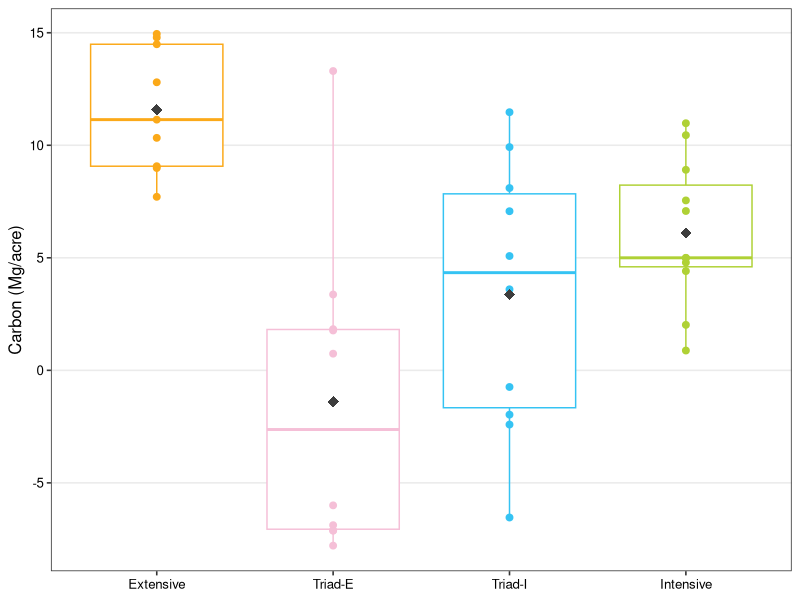
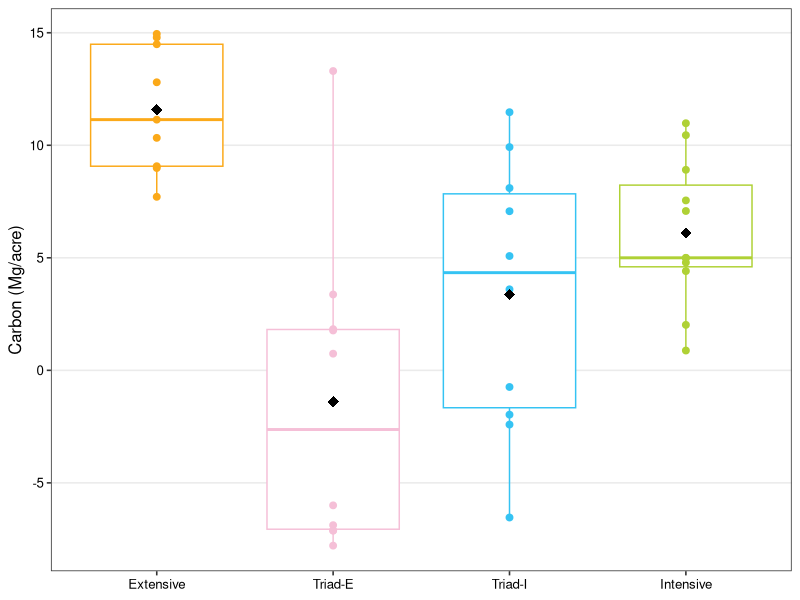
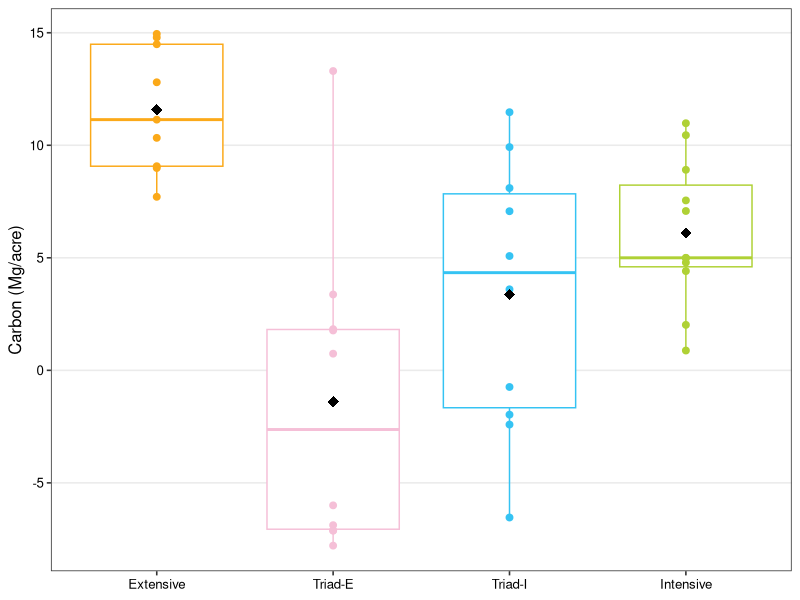
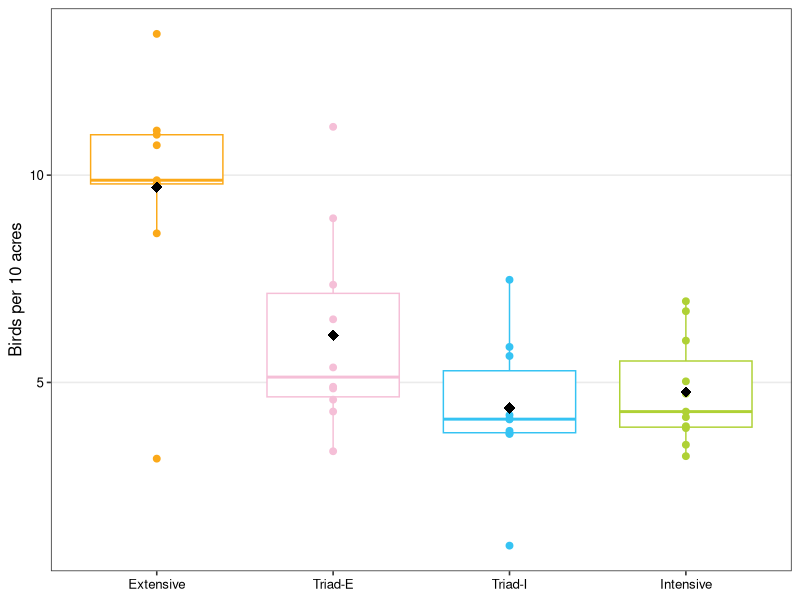
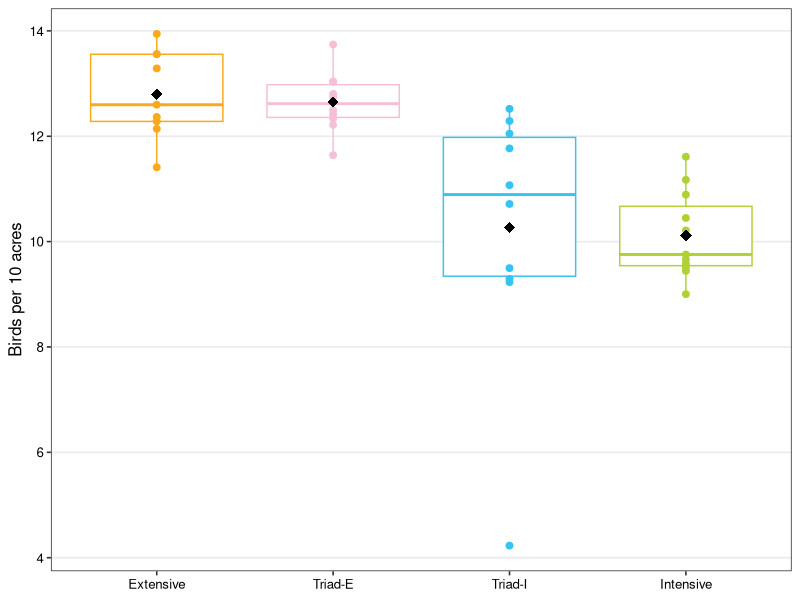
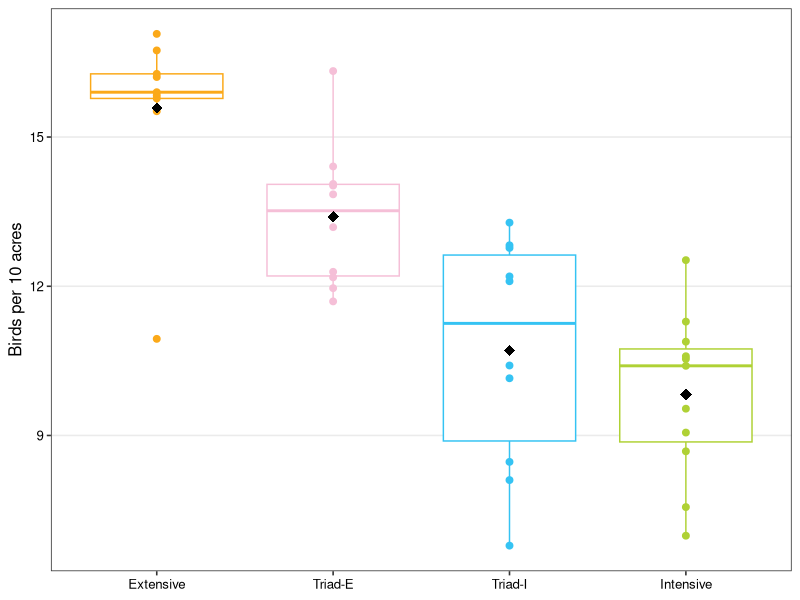
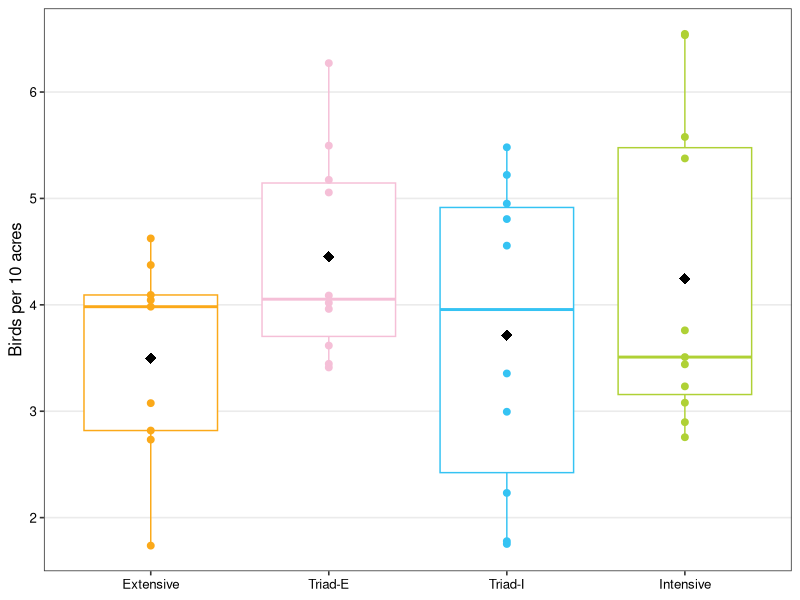
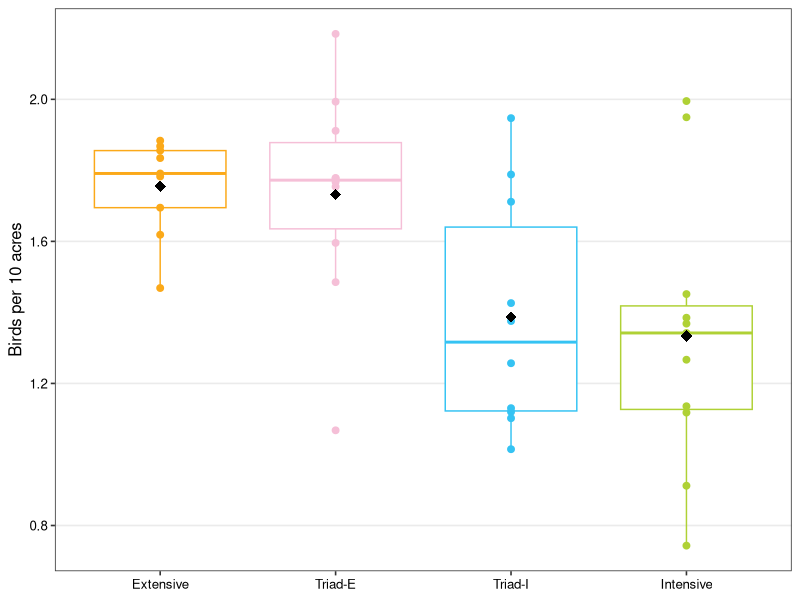

The R source for these figures, in order: (Note: a time limit stopped this script after it produced the figures.)
# 2020-11
# Start first draft of actual power analysis for many response variables

# R packages ----
library(readxl) # Read excel data
library(purrr) # Looping
library(ggplot2) # Plotting
library(dplyr) # Data manip (summarizing)
library(tidyr) # Reshaping

# Dataset ----
# The dataset came in 2020-11-03 from Scott Harris
    # and is stored in the data folder in the project directory

# It is not ready for the power analysis
dat = read_excel(here::here("data", "2020-11-03_ESRF_responses.xlsx"), sheet = 2)

# The response variables of interest are:
    # CARBac = carbon (live and dead trees including roots) in Mg/acre
    # BTYW10 = relative abundance of black-throated gray warbler per 10 acres
    # GCKI10 = relative abundance of golden-crowned kinglet per 10 acres
    # HEWA10 = relative abundance of hermit warbler per 10 acres
    # OCWA10 = relative abundance of orange-crowned warbler per 10 acres
    # RUHU10 = relative abundance of rufous hummingbird per 10 acres
    # WIFL10 = relative abundance of willow flycatcher per 10 acres
    # WIWA10 = relative abundance of Wilson's warbler per 10 acres
    # MAMU10 = relative abundance of marbled murrelet  per 10 acres

# Get these plus watershed, treatment, and period
resps = c("CARBac", 								
          "BTYW10", 
          "GCKI10",
          "HEWA10",
          "OCWA10",
          "RUHU10",
          "WIFL10",
          "WIWA10",
          "MAMU10")

# Keep lower case bird names as assuming
    # I'll put "relative abundance" before in plots and "per 10 acres" after
respnames = c("Carbon (Mg/acre)",
              "Black-throated gray warbler",
              "golden-crowned kinglet",
              "hermit's warbler",
              "orange-crowned warbler",
              "rufous hummingbird",
              "willow flycatcher",
              "Wilson's warbler",
              "marbled murrelet")
names(respnames) = resps

# Per Scott, don't use bird names in axis labels
    # so make a second vector of just the 4 character codes
    # for names of saved plots
respnames2 = c("Carbon", 								
          "BTYW", 
          "GCKI",
          "HEWA",
          "OCWA",
          "RUHU",
          "WIFL",
          "WIWA",
          "MAMU")
names(respnames2) = resps

dat = select(dat, wshed, treatment, period, all_of(resps) )


# Need to do some calculations
# Per Scott
# "For the birds, the comparison should be cumulative over X periods minus period 0." 
# "For example, sum periods 1 through 10 then subtract period 0, for the period 10 analysis"
    # This indicates a cumulative sum per watershed and treatment minus 2*period 0 
    # (since is included in cumsum)
# "For carbon, the comparision will be a "snapshot"." 
# "For example, period 10 carbon minus period 0 carbon, for the period 10 analysis"

respdat = dat %>% 
    group_by(wshed, treatment) %>%
    mutate(across(resps[2:9], ~cumsum(.x) - 2*.x[period == 0]),
           CARBac = CARBac - CARBac[period == 0]) %>%
    ungroup()

# Will need better names for things in plots and tables
# Fix treatment names
treat = data.frame(treatment = unique(respdat$treatment),
                   Treatment = c("Triad-I", "Triad-E", "Intensive", "Extensive") )
respdat = left_join(treat, respdat, by = "treatment") %>%
    select(-treatment)

# Periods should be replaced by years (period * 5)
# Then remove period
# Also set factor order of Treatment
respdat = mutate(respdat, 
                 Year = period*5,
                 period = NULL,
                 Treatment = factor(Treatment, levels = c("Extensive", "Triad-E",
                                                          "Triad-I", "Intensive")))

# Remove 0 year rows before saving
respdat = filter(respdat, Year != 0)

# Save this out
# write.csv(select(respdat, Treatment, Year, everything()),
#           file = here::here("data", "2020-11_ESRF_power_analysis_responses.csv"),
#           row.names = FALSE)


# Reshape data into long format
respdat_long = pivot_longer(respdat, cols = all_of(resps) )

# Change "key" names via merging, use code names not title names
dat_respnames = data.frame(name = resps,
                            response =  respnames2)

respdat_long = left_join(dat_respnames, respdat_long, by = "name") %>%
    select(-name)

# Calculate sample size, means and variance per response, treatment, and year ----
sumdat = respdat_long %>%
    group_by(response, Treatment, Year) %>%
    summarise(n = n(),
              mean = mean(value),
              variance = var(value),
              .groups = "drop")

# Save this out
# write.csv(sumdat,
#           file = here::here("data", "2020-11_ESRF_power_analysis_means_and_variances.csv"),
#           row.names = FALSE)


# Make boxplots per response variable ----
# Colors from Scott, I used rgb(#, #, #, maxColorValue = 255) to get hex
# Extensive, orange RGB 251-169-25, "#FBA919"
# Triad-E, pinkish RGB 245-191-215, "#F5BFD7"
# Triad-I, blue RGB 53-195-243, "#35C3F3"
# Intensive, green RGB 175-209-53, "#AFD135"
colors = c("Extensive" = "#FBA919",
           "Triad-E" = "#F5BFD7",
           "Triad-I" = "#35C3F3",
           "Intensive" = "#AFD135")

# Focus on periods 4, 10, 20 (which is years 20, 50, 100)
respdat_years = filter(respdat, Year %in% c(20, 50, 100) )

# Labels for facets
# No facets needed per Scott
# fac_labels <- c('20' = "Year 20", 
#                 '50' = "Year 50", 
#                 '100' = "Year 100")

# Test boxplot for one response for one year
ggplot(data = filter(respdat_years, Year == 20), aes(x = Treatment, y = CARBac) ) +
    geom_boxplot(aes(color = Treatment)) +
    geom_point(aes(color = Treatment), size = 2) +
    scale_color_manual(values = colors, guide = "none") +
    scale_fill_manual(values = colors, guide = "none")  +
    stat_summary(fun = mean, geom = "point", shape = 18,
                 size = 3.5, color = "grey24") +
    # facet_wrap(~Year, scales = "free_y", labeller = labeller(Year = fac_labels)) +
    theme_bw(base_size = 12) +
    labs(y = respnames["CARBac"],
         x = NULL) +
    theme(panel.grid.major.x = element_blank(),
          panel.grid.minor.y = element_blank(),
          axis.text = element_text(color = "black") )

# Test saving for save and general look
# ggsave("test.png", path = here::here("plots"),
#        width = 4, height = 3, dpi = 300)

# Pad year with 0 for naming saved plots
respdat_years$Year = sprintf("%03d", respdat_years$Year)

# Add nicer names to list of names to loop through
names(resps) = respnames2

# Split dataset by year
year_split = split(respdat_years, respdat_years$Year)

# Function for boxplot
boxplot_fun = function(data, yvar) {
    
    if(yvar == "CARBac") {
        ylab = "Carbon (Mg/acre)"
    } else {
        ylab = "Birds per 10 acres"
    }
    ggplot(data = data, aes(x = Treatment, y = .data[[yvar]]) ) +
        geom_boxplot(aes(color = Treatment)) +
        geom_point(aes(color = Treatment), size = 2) +
        scale_color_manual(values = colors, guide = "none") +
        scale_fill_manual(values = colors, guide = "none")  +
        stat_summary(fun = mean, geom = "point", shape = 18,
                     size = 3.5, color = "black") +
        theme_bw(base_size = 12) +
        labs(y = ylab,
             x = NULL) +
        theme(panel.grid.major.x = element_blank(),
              panel.grid.minor.y = element_blank(),
              axis.text = element_text(color = "black") )
}

# Test function
boxplot_fun(data = year_split[[1]], yvar = resps[[1]])


all_plots = map(year_split, 
               ~map(resps, function(yvar) {
                   boxplot_fun(data = .x, yvar = yvar)
               }) )


# Make names for all the plots then flatten the list
# From https://aosmith.rbind.io/2018/08/20/automating-exploratory-plots/#saving-all-plots-separately
plotnames = imap(all_plots, ~paste0("2020-11_ESRF_boxplot_", names(.x), "_", "year", .y, ".png")) %>%
    flatten()
plotnames

# Now walk through and save all plots into "plots" folder
walk2(plotnames, flatten(all_plots), ~ggsave(filename = .x, 
                                             path = here::here("plots"),
                                             plot = .y, 
                                             height = 3, 
                                             width = 4,
                                             units = "in",
                                             dpi = 300))

# Overall F-tests for modeled data ----
# This is new, but folks want the overall F test of the output
    # from Woodstock for years 20, 50, 100
# This ignores assumptions but relaxes assumption of constant variance
# Need F statistic, df, p-value
# Testing
test1 = oneway.test(CARBac ~ Treatment, data = respdat_years)
test1$statistic
test1$parameter
test1$p.value

# Ultimately I guess will save df in separate columns
data.frame("F" = test1$statistic,
           "numerator_df" = test1$parameter[1],
           "denominator_df" = round(test1$parameter[2], digits = 1),
           "p-value" = test1$p.value)
           
# Ultimately need to get rid of scientific notation here
options(scipen = 999)

# Function that takes data and builds formula
oneway_fun = function(data, yvar) {
    fit = oneway.test(as.formula(paste0(yvar, "~ Treatment")), data = data)
    data.frame("F" = fit$statistic,
               "numerator_df" = fit$parameter[1],
               "denominator_df" = round(fit$parameter[2], digits = 1),
               "p-value" = fit$p.value)
}

# Test function
oneway_fun(data = year_split[[1]], yvar = resps[[1]])

# Do tests
all_tests = map_dfr(year_split, 
                ~map_dfr(resps, function(yvar) {
                    oneway_fun(data = .x, yvar = yvar)
                },
                .id = "Response"),
                .id = "Year")

# Save the data.frame into "results"
# write.csv(all_tests,
#           file = here::here("results", "2020-11_ESRF_ANOVA_unequal_variances.csv"),
#           row.names = FALSE)

# Power analysis ----

# Focus on years 20, 50, 100
sumdat_years = filter(sumdat, Year %in% c(20, 50, 100) )

# Pad year with 0 for naming saved plots
sumdat_years$Year = sprintf("%03d", sumdat_years$Year)

# Supposedly we want to try smaller sample sizes,
    # so I will do 4-9 watersheds per treatment
    # plus the current unbalanced selection
# I can do this by looping through and changing the n column
# I will use 10 as placeholder for the current selected sample sizes
all_n = map_dfr(set_names(4:10), ~if(.x == 10) {
    sumdat_years
    } else {
    sumdat_years$n = .x
    sumdat_years
    }, .id = "number")

# Split this by number, response, treatment
num_split = split(all_n, list(all_n$number, all_n$response, all_n$Year))

# Get function for power analysis
# Right now only calculating power and not the
    # (as important) effect sizes so this function is slightly
    # simpler than other ones I've used in this project

# I considered using a single argument as the dataset but
    # ended up sticking with this
anova_fun = function(groups, n, means, vars) {
    trt = rep(groups, times = n)
    y = unlist( pmap(list(n, means, vars),
                     function(n, mean, var) {
                         rnorm(n = n, mean = mean, sd = sqrt(var) )
                     } ) )
    

    modelw = oneway.test(y ~ trt)
    
    results = data.frame(p = modelw$p.value)
    results
}

# Test function ----
# It looks fine
# set.seed(16)
# anova_fun(groups = num_split[[1]]$Treatment,
#           n = num_split[[1]]$n,
#           means = num_split[[1]]$mean,
#           vars = num_split[[1]]$variance)
# 
# 
# set.seed(16)
# trt = rep(num_split[[1]]$Treatment, times = num_split[[1]]$n)
# y = unlist( pmap(list(num_split[[1]]$n, num_split[[1]]$mean, num_split[[1]]$variance),
#                  function(n, mean, var) {
#                      rnorm(n = n, mean = mean, sd = sqrt(var) )
#                  } ) )
# oneway.test(y ~ trt)
# 
# set.seed(16)
# rnorm(n = 9, mean = 9.709633, sd = sqrt(7.786724) )
# rnorm(n = 10, mean = 6.133940, sd = sqrt(5.807498) )


# Run power analysis using 1000 simulations for each dataset
all_res = map_dfr(num_split, ~do.call("rbind", replicate(n = 1000, 
                                                    expr = anova_fun(groups = .x$Treatment,
                                                                     n = .x$n,
                                                                     means = .x$mean,
                                                                     vars = .x$variance),
                                                    simplify = FALSE)),
                  .id = "sample")

# Separate out names back into columns
all_res = separate(all_res, sample, into = c("n", "Response", "Year"))

# Whoops, I got all the p-values but didn't actually calculate power
# Round to 2 digits
power = all_res %>%
    group_by(n, Response, Year) %>%
    summarise(Power = round(mean(p < .05), digits = 2), .groups = "drop")

# Set factor levels  and labels for "n"
# Put things in order by response, year, n
power = power %>%
    mutate(n = factor(n, levels = 1:10, 
                         labels = c(1:9, "Current selection") ) ) %>%
    arrange(Response, Year, n)

# Save this as results
# write.csv(power,
#           file = here::here("results", "2020-11_ESRF_estimated_power.csv"),
#           row.names = FALSE)


# Graph power with lollipop charts ----

# This will involve splitting the power dataset for looping
power_split = split(power, list(power$Response, power$Year) )


# Test plot
ggplot(data = power_split[[1]], aes(x = Power, y = n) ) +
    geom_point()
